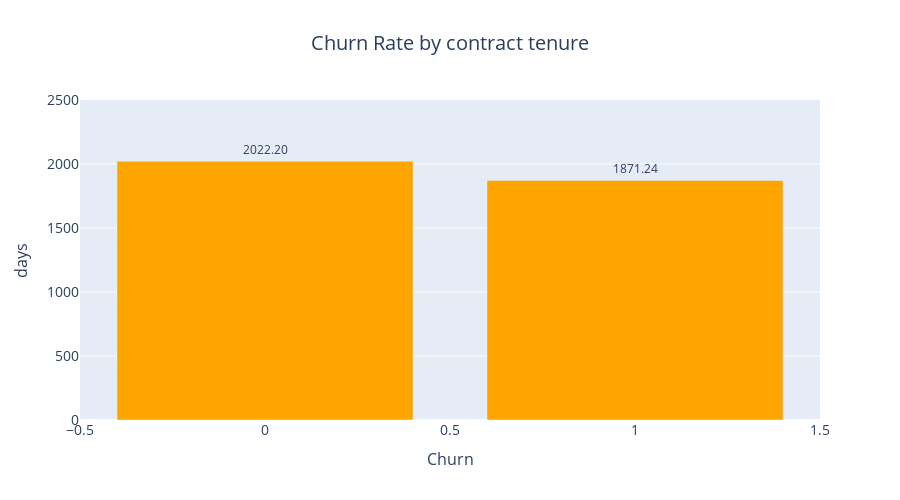

Write notebook code for a chart like this one.
### Code cell
client_tenure=client.groupby('churn')['contract_tenure'].mean().reset_index()
fig=px.bar(client_tenure,x='churn',y='contract_tenure',text='contract_tenure',
          labels={'contract_tenure':'days','churn':'Churn'},
          title='Churn Rate by contract tenure',
          color_discrete_sequence=['orange'])
fig.update_traces(texttemplate='%{text:.2f}',textposition='outside')
fig.update_layout(title_font=dict(size=20),title_x=0.5, height=500)
fig.update_xaxes(title_font=dict(size=16),tickfont=dict(size=14))
fig.update_yaxes(title_font=dict(size=16),tickfont=dict(size=14),range=[0,2500])
fig.show()

### Figure 1 — Plotly figure (JSON) as saved in the notebook; plotly's stock layout.template omitted (floating-point values rounded to 4 significant figures)
{"data": [{"alignmentgroup": "True", "hovertemplate": "Churn=%{x}<br>days=%{text}<extra></extra>", "legendgroup": "", "marker": {"color": "orange", "pattern": {"shape": ""}}, "name": "", "offsetgroup": "", "orientation": "v", "showlegend": false, "text": [2022.0, 1871.0], "textposition": "outside", "texttemplate": "%{text:.2f}", "type": "bar", "x": [0, 1], "xaxis": "x", "y": [2022.0, 1871.0], "yaxis": "y"}], "layout": {"barmode": "relative", "height": 500, "legend": {"tracegroupgap": 0}, "title": {"font": {"size": 20}, "text": "Churn Rate by contract tenure", "x": 0.5}, "xaxis": {"anchor": "y", "domain": [0, 1], "tickfont": {"size": 14}, "title": {"font": {"size": 16}, "text": "Churn"}}, "yaxis": {"anchor": "x", "domain": [0, 1], "range": [0, 2500], "tickfont": {"size": 14}, "title": {"font": {"size": 16}, "text": "days"}}}}
